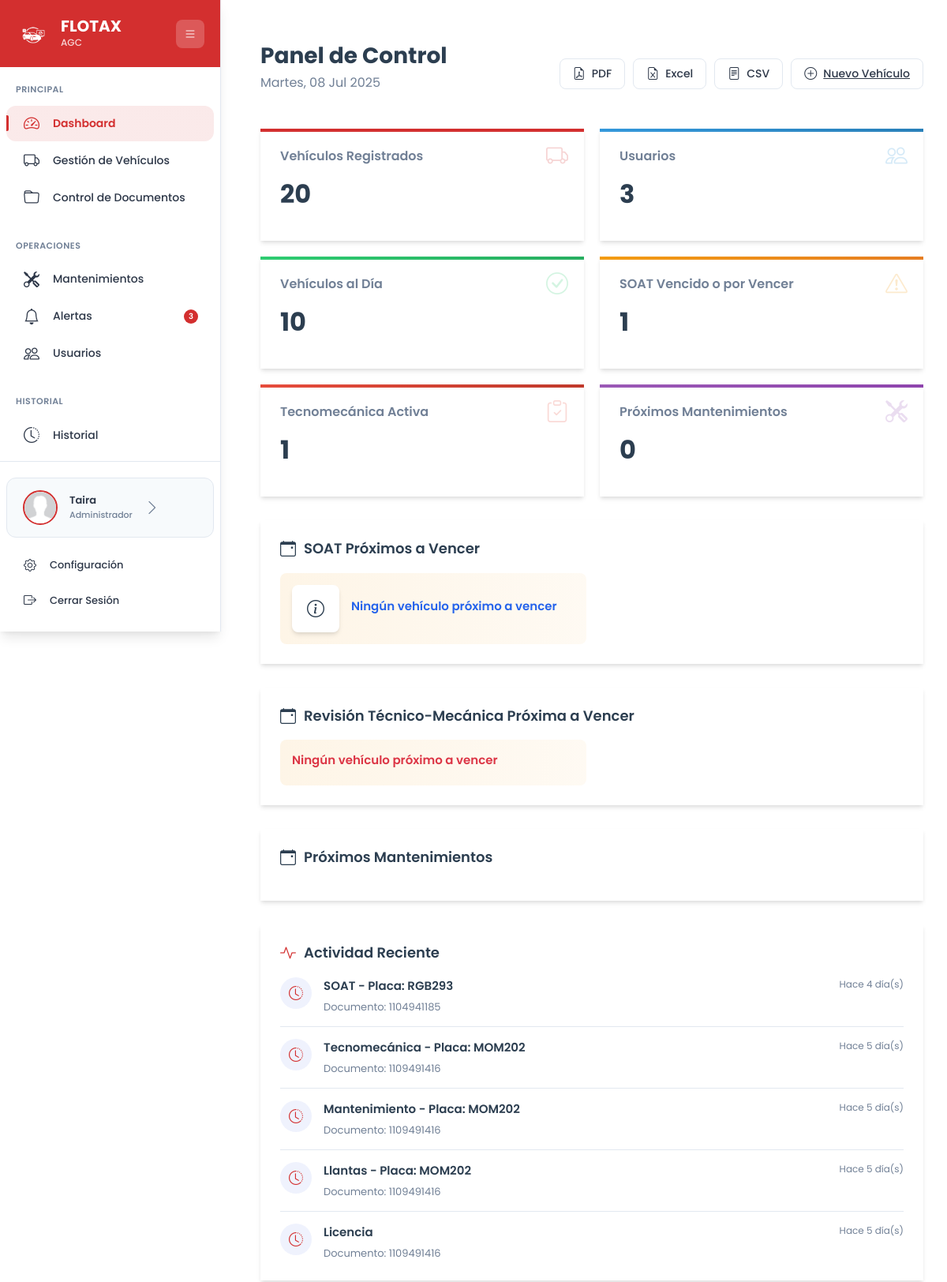
The page /roles/admin/index.php (signed in) on the database its author committed.
### tables this page shows
CREATE TABLE `usuarios` (
  `documento` varchar(20) NOT NULL,
  `nombre_completo` varchar(100) NOT NULL,
  `email` varchar(100) NOT NULL,
  `password` varchar(500) NOT NULL,
  `telefono` bigint(20) NOT NULL,
  `id_estado_usuario` int(11) NOT NULL,
  `id_rol` int(11) NOT NULL,
  `reset_token` varchar(255) DEFAULT NULL,
  `reset_expira` datetime DEFAULT NULL,
  `joined_at` timestamp NOT NULL DEFAULT current_timestamp() ON UPDATE current_timestamp(),
  `foto_perfil` varchar(255) DEFAULT NULL,
  `fecha_nacimiento` date DEFAULT NULL,
  `nit_empresa` int(11) DEFAULT NULL
);

### roles/admin/menu.php (the view, shortened to what this page needs)
<?php
$user_query = $con->prepare("SELECT documento, nombre_completo, email, telefono FROM usuarios WHERE documento = :documento");
$user_query->bindParam(':documento', $documento, PDO::PARAM_STR);
$user_query->execute();
$user = $user_query->fetch(PDO::FETCH_ASSOC);
$imagePath = htmlspecialchars($foto_perfil) . '?v=' . time();
?>
<!DOCTYPE html>
<html lang="es">
<head>
  <link href="https://cdn.jsdelivr.net/npm/bootstrap-icons@1.10.5/font/bootstrap-icons.css" rel="stylesheet">
  <link rel="stylesheet" href="css/sidebar.css">
</head>
<body>
  <div class="sidebar" id="sidebar">
    <div class="sidebar-header">
      <div class="logo-container">
        <img src="../../css/img/blanco.png" alt="Logo" class="logo">
        <div class="brand-text">
          <h1 class="brand-title">FLOTAX</h1>
          <span class="brand-subtitle">AGC</span>
        </div>
      </div>
      <button class="toggle-btn" id="toggleBtn">
        <i class="bi bi-list"></i>
      </button>
    </div>
    <nav class="sidebar-nav">
      <div class="nav-section">
        <span class="section-title">Principal</span>
        <a href="index.php" class="nav-link active">
          <i class="bi bi-speedometer2"></i>
          <span>Dashboard</span>
          <div class="nav-indicator"></div>
        </a>
        <a href="Vehiculos.php" class="nav-link">
          <i class="bi bi-truck"></i>
          <span>Gestión de Vehículos</span>
        </a>
        <a href="documentos.php" class="nav-link">
          <i class="bi bi-folder"></i>
          <span>Control de Documentos</span>
        </a>
      </div>
      <div class="nav-section">
        <span class="section-title">Operaciones</span>
        <a href="mantenimiento.php" class="nav-link">
          <i class="bi bi-tools"></i>
          <span>Mantenimientos</span>
        </a>
        <a href="alertas.php" class="nav-link">
          <i class="bi bi-bell"></i>
          <span>Alertas</span>
          <div class="nav-badge">3</div>
        </a>
        <a href="usuarios.php" class="nav-link">
          <i class="bi bi-people"></i>
          <span>Usuarios</span>
        </a>
      </div>
      <div class="nav-section">
        <span class="section-title">Historial</span>
        <a href="historial.php" class="nav-link">
          <i class="bi bi-clock-history"></i>
          <span>Historial</span>
        </a>
        <a href="reportes.php" class="nav-link">
        </a>
      </div>
    </nav>
    <div class="sidebar-footer">
      <a href="perfil.php" class="nav-link profile-link">
        <div class="profile-avatar">
          <img src="<?php echo $imagePath; ?>" alt="Foto de Perfil" class="usu_imagen">
        </div>
        <div class="profile-info">
        <span class="profile-name">
          <?php
            $nombre = htmlspecialchars($user['nombre_completo']);
            echo (mb_strlen($nombre) > 10) ? mb_substr($nombre, 0, 10) . '...' : $nombre;
          ?>
        </span>          <span class="profile-role">Administrador</span>
        </div>
        <i class="bi bi-chevron-right profile-arrow"></i>
      </a>
      <div class="footer-actions">
        <a href="#" class="action-btn" title="Configuración">
          <i class="bi bi-gear"></i>
          <span>Configuración</span>
        </a>
        <a href="../../includes/salir.php" class="action-btn logout-btn" title="Cerrar Sesión">
          <i class="bi bi-box-arrow-right"></i>
          <span>Cerrar Sesión</span>
        </a>
      </div>
    </div>
  </div>
</body>
</html>

### roles/admin/css/dashboard.css (style rules this page uses)
body { font-family: "Poppins", sans-serif; margin: 0; padding: 0; background-color: #fff !important; color: var(--text-color); overflow-x: hidden; }

### rows shown on the page
usuarios: foto_perfil (picture), nombre_completo "Taira"

### other values the page prints
$total_vehiculos "20"
$total_usuarios "3"
$veh_dia "10"
$soat_vencidos_o_por_vencer "1"
$tecnomecanica_activa "1"
$proximos_mantenimientos "0"
$info "SOAT - Placa: RGB293"
$actividad['documento_usuario'] "1104941185"
$tiempo "Hace 4 día(s)"
$info "Tecnomecánica - Placa: MOM202"
$actividad['documento_usuario'] "1109491416"
$tiempo "Hace 5 día(s)"
$info "Mantenimiento - Placa: MOM202"
$info "Llantas - Placa: MOM202"
$info "Licencia"
